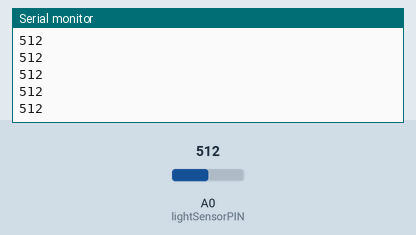
A sketch run on a simulated Arduino Uno, built with avr-gcc and run on an emulated ATmega328P. On the bench: the last lines printed to the serial monitor. The test bench sets the inputs (shaded band); at power-on: A0 (lightSensorPIN) = 512.

Above: at 1.2 s.
1.3 s: A0 (lightSensorPIN) set to 716
At 2.4 s:
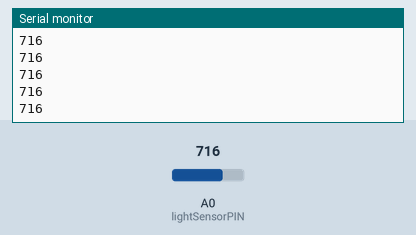
2.8 s: A0 (lightSensorPIN) set to 900
At 3.7 s:
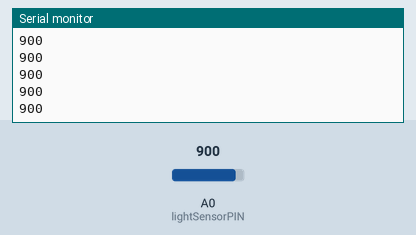
Timing chart, 0 to 5.8 s (numbered marks = the images above; inputs shaded):
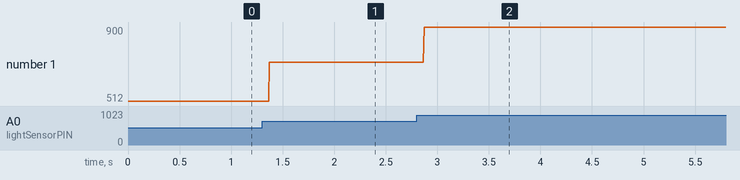

The sketch:

Light_Sensor.ino
```cpp
/*
  Purpose: Basic example of reading data from the Seead light sensor
  Notes:
    1. Connect to a analogue pin
    2. Max light = 800 / Min Light = 0
    3. The light sensor value only reflects the approximated trend of the intensity of light, it DOES NOT represent the exact Lumen.
  Author: Ben Jones 14/7/23
  Contact: benjmain.jones21@det.nsw.edu.au
  Source: https://wiki.seeedstudio.com/Grove-Light_Sensor/
*/

static unsigned int lightSensorPIN = A0;

void setup()
{
    Serial.begin(9600);
    pinMode(lightSensorPIN, INPUT);
}

void loop()
{
  static unsigned int sensorValue = analogRead(lightSensorPIN);
  static unsigned int PWMMapOutput = map(sensorValue, 0, 800, 0, 255); //example of mapping to PWM but this value is not used in this application

  Serial.println(analogRead(sensorValue));
}
```

Measured:
- after the input at 1.3 s, the serial monitor: prints a new line after 0.07 s (image 1)
- after the input at 2.8 s, the serial monitor: prints a new line after 0.07 s (image 2)
- plotted number 1: 512 → 716 after the input at 1.3 s, 716 → 900 after the input at 2.8 s
